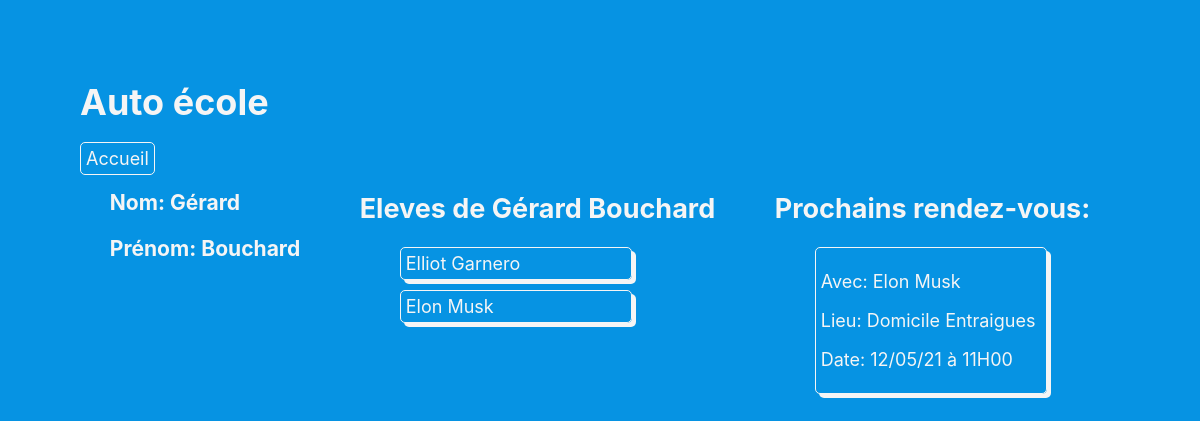
/polls/instructor/1/, run on the app's committed database.
### polls/models.py (models this page shows, shortened)
class Instructor(models.Model):
    id = models.AutoField(primary_key=True)
    firstName = models.CharField(max_length=20)
    lastName = models.CharField(max_length=20)

class Student(models.Model):
    id = models.AutoField(primary_key=True)
    instructor = models.ForeignKey(Instructor, on_delete=models.CASCADE)
    firstName = models.CharField(max_length=20)
    lastName = models.CharField(max_length=20)

class Meeting(models.Model):
    id = models.AutoField(primary_key=True)
    instructor = models.ForeignKey(Instructor, on_delete=models.CASCADE)
    student = models.ForeignKey(Student, on_delete=models.CASCADE)
    date = models.DateTimeField('date_rendez_vous')
    place = models.CharField(max_length=20)

### polls/views.py (the view)
# urls.py: path('instructor/<int:pk>/', views.DetailViewInstructor.as_view(),
class DetailViewInstructor(generic.DetailView):
    model = Instructor
    template_name = 'polls/detailInstructor.html'
    def get_context_data(self, *args, **kwargs):
        context = super(DetailViewInstructor,
                        self).get_context_data(*args, **kwargs)
        context['student_list'] = Student.objects.filter(
            instructor=self.kwargs['pk'])
        context['meeting_list'] = Meeting.objects.filter(
            instructor=self.kwargs['pk'])
        return context

### polls/templates/polls/detailInstructor.html (shortened to what this page needs)
{% load static %}
<link rel="stylesheet" type="text/css" href="{% static 'polls/style.css' %}" />
<h1>Auto école</h1>
<a class="accueilbutton" href="{% url 'polls:index' %}">Accueil</a>
<div class="lists">
  <div>
    <h3>Nom: {{ instructor.firstName }}</h3>
    <h3>Prénom: {{ instructor.lastName }}</h3>
  </div>
  <div>
    {% if student_list %}
    <h2>Eleves de {{ instructor.firstName }} {{ instructor.lastName }}</h2>
    <ul>
      {% for student in student_list %}
      <li>
        <a href="{% url 'polls:detailStudent' student.id %}"
          >{{ student.firstName }} {{ student.lastName }}</a
        >
      </li>
      {% endfor %}
    </ul>
    {% else %}
    <p>Pas d'élèves.</p>
    {% endif %}
  </div>
  <div>
    {% if meeting_list %}
    <h2>Prochains rendez-vous:</h2>
    <ul>
      {% for meeting in meeting_list %}
      <li>
        <a href="{% url 'polls:meeting' meeting.id %}">
          <p>Avec: {{ meeting.student.firstName }} {{ meeting.student.lastName }}</p>
          <p>Lieu: {{ meeting.place }}</p>
          <p>Date: {{ meeting.date | date:"d/m/y" }} à {{ meeting.date | time:"H\Hi" }}</p>
        </a>
      </li>
      {% endfor %}
    </ul>
    {% else %}
    <p>Pas de rendez-vous</p>
    {% endif %}

### polls/static/polls/style.css (style rules this page uses)
.accueilbutton { border: 1px solid whitesmoke; border-radius: 5px; padding: 5px; }
a { color: whitesmoke; text-decoration: none; }
.lists { display: flex; justify-content: space-around; }
li { width: 220px; list-style-type: none; margin-top: 10px; padding: 5px; border: 1px solid whitesmoke; border-radius: 5px; box-shadow: 4px 4px 0 whitesmoke; }

### data on the page
Instructor: firstName "Gérard", lastName "Bouchard"
Student: firstName "Elliot", lastName "Garnero"
Student: firstName "Elon", lastName "Musk"
Meeting: student.firstName "Elon", student.lastName "Musk", place "Domicile Entraigues", date "12/05/21", date "11H00"
